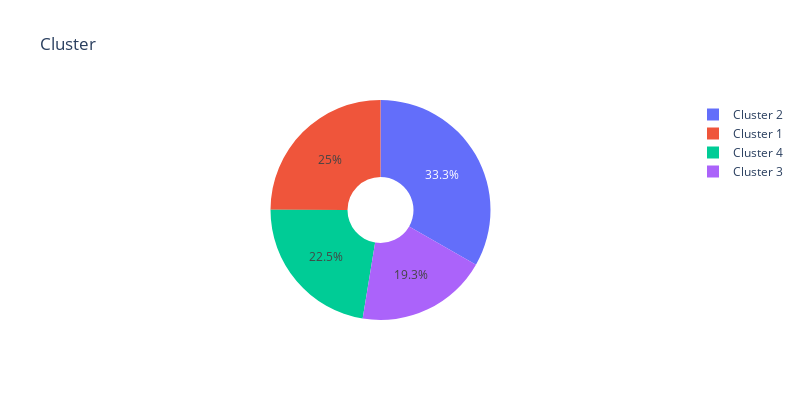

Notebook source saved alongside this figure:
### Code cell
df_Edu = pd.DataFrame(df_['Cluster'].value_counts()).reset_index()
df_Edu.columns = ['Cluster', 'Count']

fig = go.Figure(data=[go.Pie(labels=df_Edu['Cluster'], values=df_Edu['Count'], hole=.3)])
fig.update_layout(width=800, height=400, title='Cluster')
fig.show()

### Figure 1 — Plotly figure (JSON) as saved in the notebook; plotly's stock layout.template omitted (floating-point values rounded to 4 significant figures)
{"data": [{"hole": 0.3, "labels": ["Cluster 2", "Cluster 1", "Cluster 4", "Cluster 3"], "type": "pie", "values": [744, 558, 502, 432]}], "layout": {"height": 400, "title": {"text": "Cluster"}, "width": 800}}
